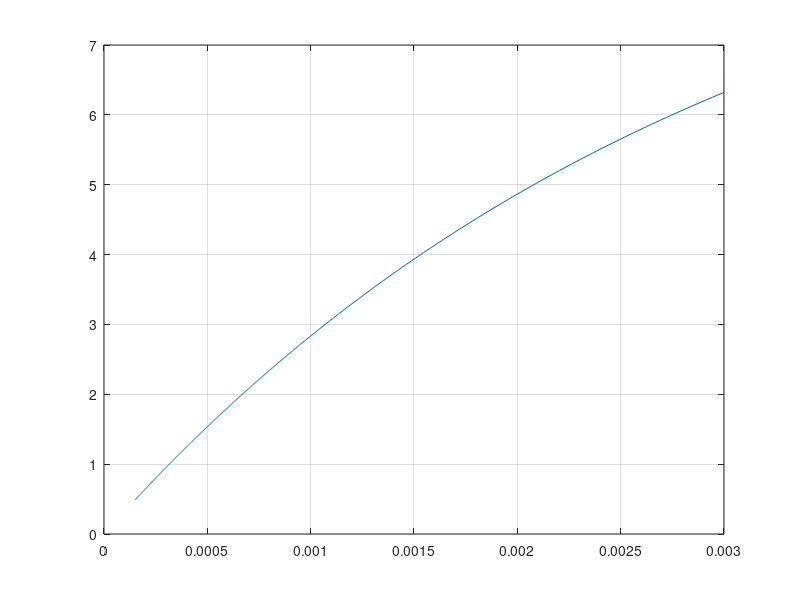
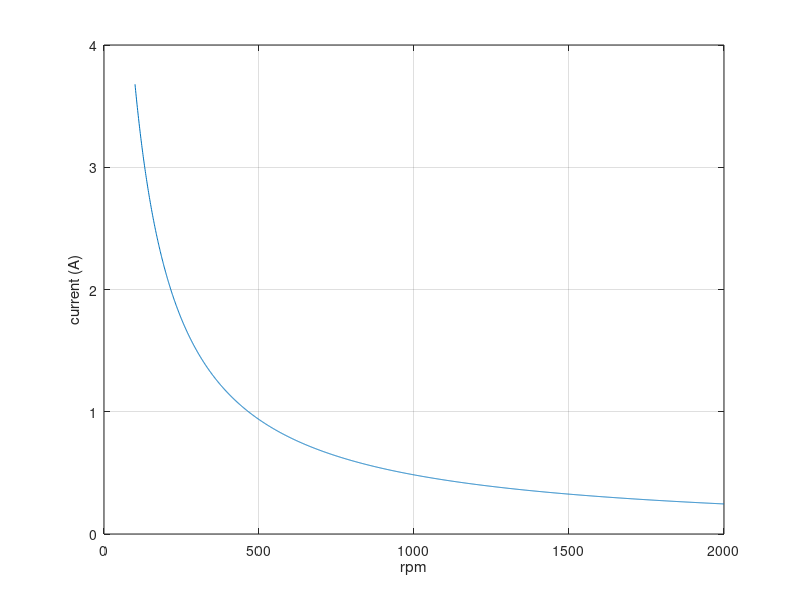

MATLAB code to generate these figures, in order:
L = 3.6e-3;
R = 1.2;
ns = 200;
V = 12;

rpm = linspace(100,2000,2000)';
t = 1./(rpm/60*ns);

i = V/R*(1-exp(-R/L*t));

figure(1);
plot(t,i);
grid on

iavg = 1./t.*(V/R*(t + L/R*exp(-R/L*t)) - V*L/R^2);

figure(2);
plot(rpm,iavg);
grid on
xlabel('rpm')
ylabel('current (A)')